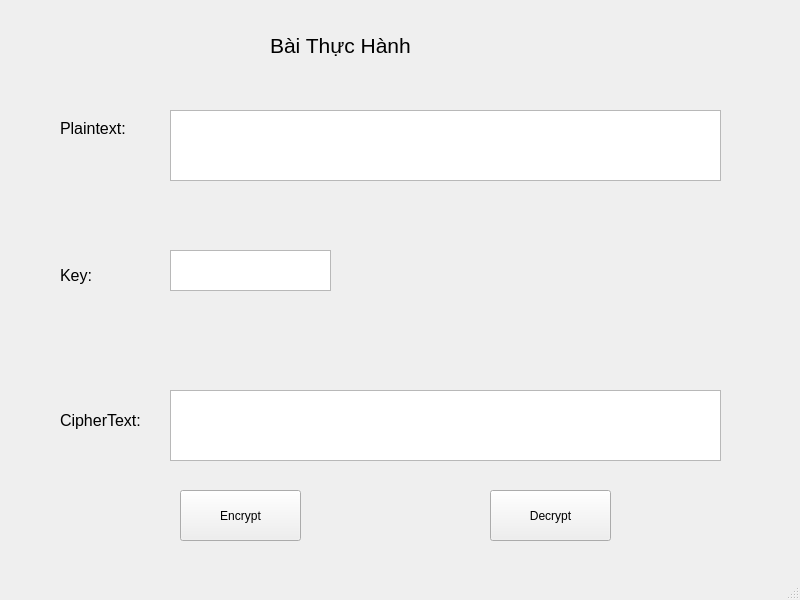
<?xml version="1.0" encoding="UTF-8"?>
<ui version="4.0">
 <class>MainWindow</class>
 <widget class="QMainWindow" name="MainWindow">
  <property name="geometry">
   <rect>
    <x>0</x>
    <y>0</y>
    <width>800</width>
    <height>600</height>
   </rect>
  </property>
  <property name="windowTitle">
   <string>MainWindow</string>
  </property>
  <widget class="QWidget" name="centralwidget">
   <widget class="QLabel" name="label">
    <property name="geometry">
     <rect>
      <x>270</x>
      <y>20</y>
      <width>191</width>
      <height>51</height>
     </rect>
    </property>
    <property name="font">
     <font>
      <pointsize>16</pointsize>
     </font>
    </property>
    <property name="text">
     <string>Bài Thực Hành</string>
    </property>
   </widget>
   <widget class="QLabel" name="label_2">
    <property name="geometry">
     <rect>
      <x>60</x>
      <y>120</y>
      <width>91</width>
      <height>16</height>
     </rect>
    </property>
    <property name="font">
     <font>
      <pointsize>12</pointsize>
     </font>
    </property>
    <property name="text">
     <string>Plaintext:</string>
    </property>
   </widget>
   <widget class="QLabel" name="label_3">
    <property name="geometry">
     <rect>
      <x>60</x>
      <y>260</y>
      <width>61</width>
      <height>31</height>
     </rect>
    </property>
    <property name="font">
     <font>
      <pointsize>12</pointsize>
     </font>
    </property>
    <property name="text">
     <string>Key:</string>
    </property>
   </widget>
   <widget class="QLabel" name="label_4">
    <property name="geometry">
     <rect>
      <x>60</x>
      <y>410</y>
      <width>91</width>
      <height>21</height>
     </rect>
    </property>
    <property name="font">
     <font>
      <pointsize>12</pointsize>
     </font>
    </property>
    <property name="text">
     <string>CipherText:</string>
    </property>
   </widget>
   <widget class="QPlainTextEdit" name="txt_plainText">
    <property name="geometry">
     <rect>
      <x>170</x>
      <y>110</y>
      <width>551</width>
      <height>71</height>
     </rect>
    </property>
    <property name="plainText">
     <string/>
    </property>
   </widget>
   <widget class="QTextEdit" name="txt_key">
    <property name="geometry">
     <rect>
      <x>170</x>
      <y>250</y>
      <width>161</width>
      <height>41</height>
     </rect>
    </property>
   </widget>
   <widget class="QPlainTextEdit" name="txt_cipherText">
    <property name="geometry">
     <rect>
      <x>170</x>
      <y>390</y>
      <width>551</width>
      <height>71</height>
     </rect>
    </property>
   </widget>
   <widget class="QToolButton" name="txt_encrypt_2">
    <property name="geometry">
     <rect>
      <x>180</x>
      <y>490</y>
      <width>121</width>
      <height>51</height>
     </rect>
    </property>
    <property name="text">
     <string>Encrypt</string>
    </property>
   </widget>
   <widget class="QToolButton" name="txt_decrypt">
    <property name="geometry">
     <rect>
      <x>490</x>
      <y>490</y>
      <width>121</width>
      <height>51</height>
     </rect>
    </property>
    <property name="text">
     <string>Decrypt</string>
    </property>
   </widget>
  </widget>
  <widget class="QMenuBar" name="menubar">
   <property name="geometry">
    <rect>
     <x>0</x>
     <y>0</y>
     <width>800</width>
     <height>21</height>
    </rect>
   </property>
  </widget>
  <widget class="QStatusBar" name="statusbar"/>
 </widget>
 <resources/>
 <connections/>
</ui>
